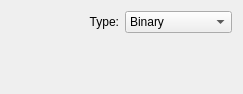
<?xml version="1.0" encoding="UTF-8"?>
<ui version="4.0">
 <class>WdgOptionsPPM</class>
 <widget class="QWidget" name="WdgOptionsPPM">
  <property name="geometry">
   <rect>
    <x>0</x>
    <y>0</y>
    <width>243</width>
    <height>94</height>
   </rect>
  </property>
  <layout class="QGridLayout" name="gridLayout">
   <item row="0" column="0">
    <widget class="QLabel" name="label">
     <property name="text">
      <string>Type:</string>
     </property>
     <property name="alignment">
      <set>Qt::AlignRight|Qt::AlignTrailing|Qt::AlignVCenter</set>
     </property>
    </widget>
   </item>
   <item row="0" column="1">
    <widget class="QComboBox" name="type">
     <item>
      <property name="text">
       <string>Binary</string>
      </property>
     </item>
     <item>
      <property name="text">
       <string>Ascii</string>
      </property>
     </item>
    </widget>
   </item>
   <item row="1" column="1">
    <spacer name="verticalSpacer">
     <property name="orientation">
      <enum>Qt::Vertical</enum>
     </property>
     <property name="sizeHint" stdset="0">
      <size>
       <width>20</width>
       <height>46</height>
      </size>
     </property>
    </spacer>
   </item>
  </layout>
 </widget>
 <resources/>
 <connections/>
</ui>
